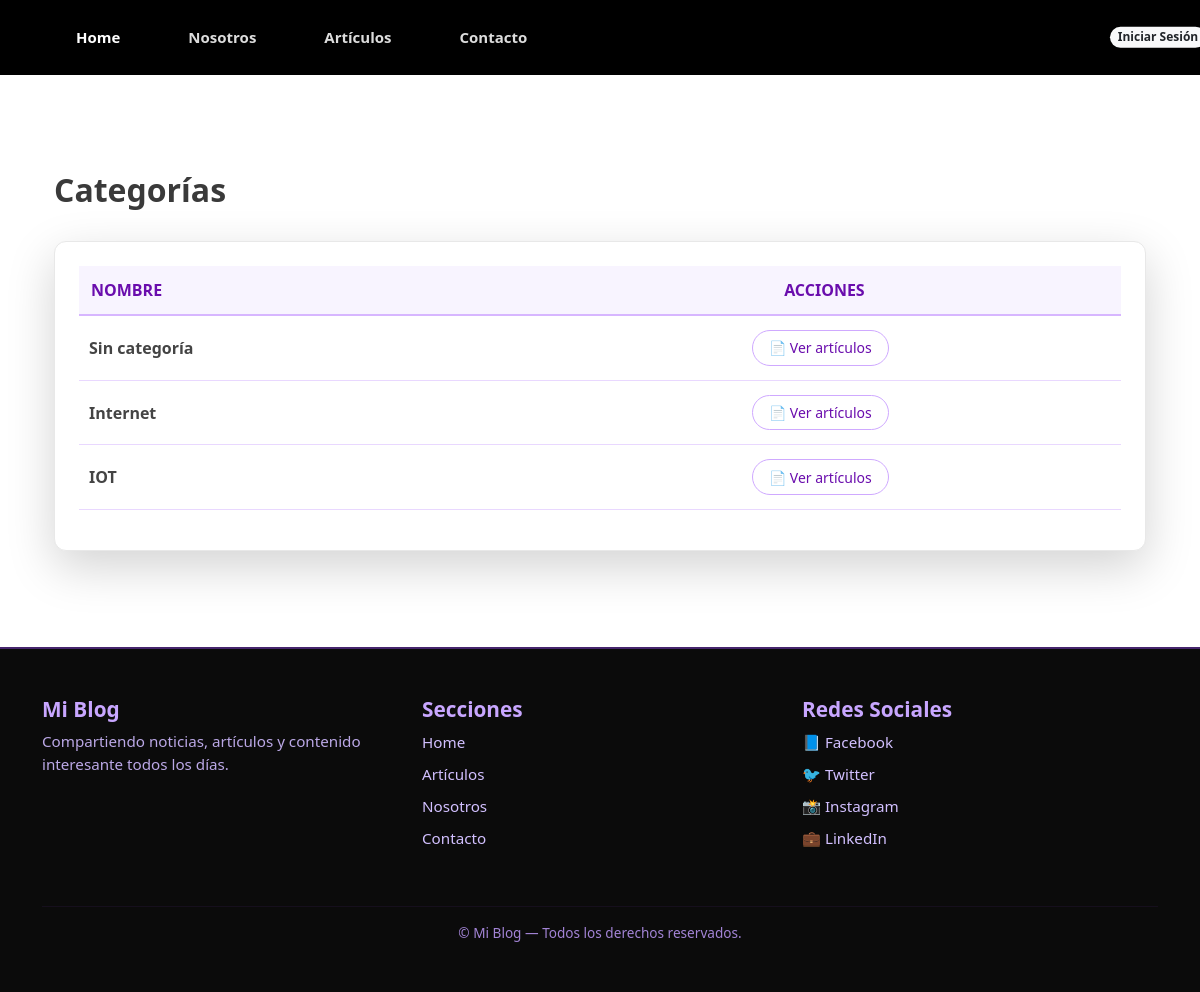
The app's page /articulos/categoria/, older data.
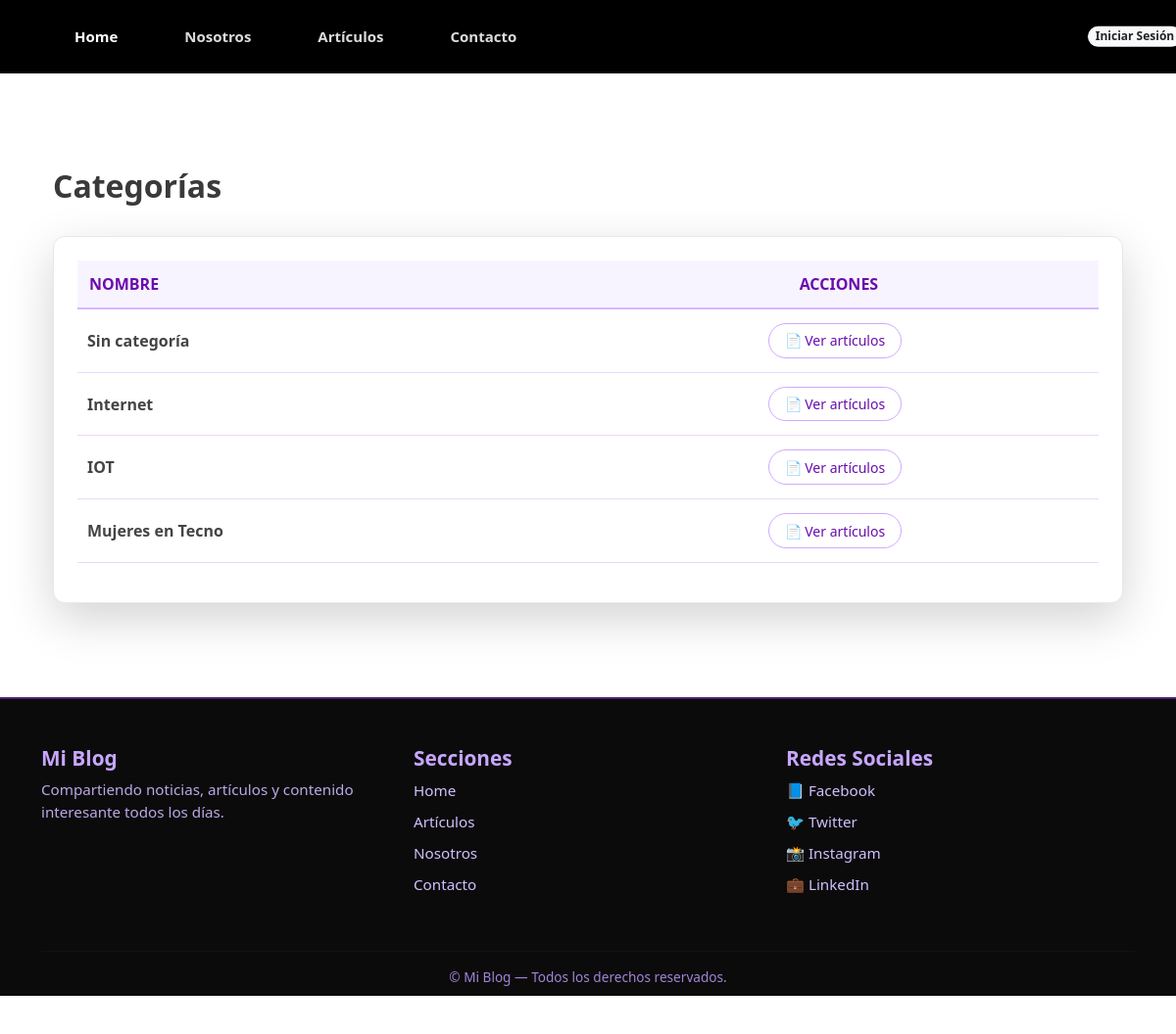
The same page, newer data.
### apps/articulo/models.py (models this page shows, shortened)
class Categoria(models.Model):
    nombre = models.CharField(max_length=30, null=False, default='Sin categoría')

### apps/articulo/views.py (the view)
# urls.py: path('categoria/', CategoriaListView.as_view(), name='listCategoria'),
class CategoriaListView(ListView):
    model = Categoria
    template_name = 'articulo/listCategoria.html'
    context_object_name = 'categorias'

### apps/articulo/templatetags/colaborador_tags.py (called while the page is built)
@register.filter(name='has_group')
def has_group(user, group_name):
    return user.groups.filter(name=group_name).exists()

### templates/articulo/listCategoria.html (shortened to what this page needs)
{% extends 'home.html' %}
{% load static %}
{% load colaborador_tags %}
{% block extra_css %}
<link rel="stylesheet" href="{% static 'css/categorias.css' %}?v=10">
{% endblock %}
{% block content %}
<section class="container py-5">
    <div class="d-flex justify-content-between align-items-center mb-4">
        <h1 class="titulo-pagina">Categorías</h1>
    </div>
    <div class="tabla-card shadow-lg">
        <div class="table-responsive">
            <table class="table table-hover align-middle tabla-estilada">
                <thead>
                    <tr>
                        <th>Nombre</th>
                        <th class="text-center">Acciones</th>
                    </tr>
                </thead>
                <tbody>
                    {% for categoria in categorias %}
                    <tr>
                        <td class="fw-semibold texto-categoria">{{ categoria.nombre|capfirst }}</td>
                        <td class="text-center acciones-columna">
                            <a href="{% url 'apps.articulo:articulosPorCategoria' pk=categoria.pk %}"
                               class="btn btn-sm btn-outline-light me-2">
                                📄 Ver artículos
                            </a>
                        </td>
                    </tr>
                    {% empty %}
                    <tr>
                        <td colspan="2" class="text-center py-4 text-muted">No hay categorías creadas.</td>
                    </tr>
                    {% endfor %}
                </tbody>
            </table>
        </div>
    </div>
</section>
{% endblock %}

Row changes from the older to the newer data that the page shows:
added Categoria: nombre "Mujeres en Tecno"
